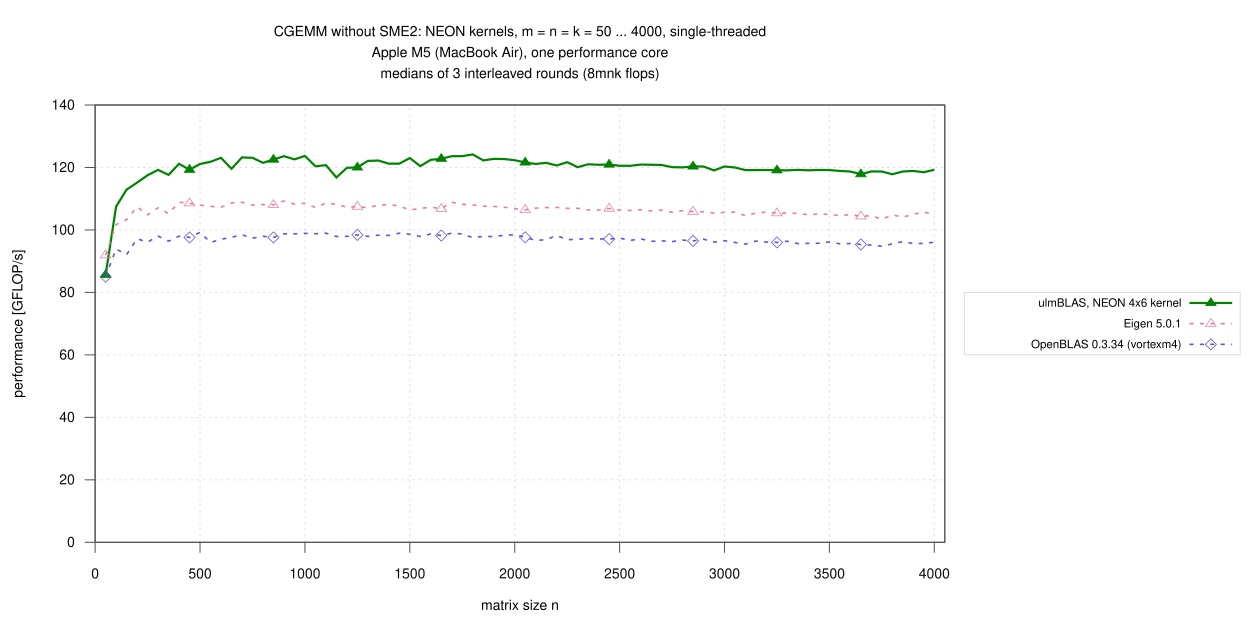

Here is the gnuplot script that generated this plot:
load "_style.gp"
set terminal svg size 1250,620 dynamic enhanced font "Helvetica,14" background rgb "white"
set output "neon_full.svg"
set title "CGEMM without SME2: NEON kernels, m = n = k = 50 ... 4000, single-threaded\n".CPU."\nmedians of 3 interleaved rounds (8mnk flops)" font ",14"
set xlabel "matrix size n"
set ylabel "performance [GFLOP/s]"
set xrange [0:4050]
set xtics 500
set yrange [0:140]
set ytics 20
set key outside right center vertical font ",11.5" spacing 1.2 width 1 box lc rgb "#dcdcdc"
plot for [i in "2 4 5"] D."gemm.csv" using "n":V[int(i)] with linespoints \
         lc rgb C[int(i)] lw (K[int(i)] ? 2.2 : 1.6) dt (K[int(i)] ? 1 : 2) pt P[int(i)] pi 8 ps 0.75 title T[int(i)]
